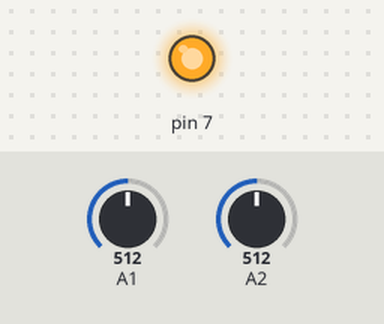
Recording of a sketch running on a simulated Arduino Uno, built with avr-gcc and run on an emulated ATmega328P. Shown: output pins drawn as LEDs (lit = HIGH). Inputs (shaded band) come from the test bench; at power-on: A1 = 512, A2 = 512. What the sketch prints to the serial monitor is not drawn.

Above: at 0.1 s.
Timing chart, 0 to 1.6 s (numbered marks = the images above):
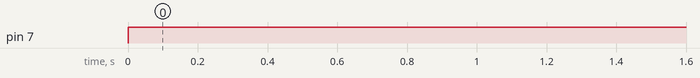

Measured:
- by itself, pin 7: LOW → HIGH at 0.00 s

The sketch:

LDR_Config.ino
```cpp
void setup() {
  pinMode(7, OUTPUT);
  Serial.begin(9600);
}

void loop() {
  digitalWrite(7, HIGH);
  Serial.print("LDR1 = ");
  Serial.println(analogRead(1));
  Serial.print("LDR2 = ");
  Serial.println(analogRead(2));
  delay(1000);
}

/*
 * With Max Light or when the laser is
 * directly focused to the LRD, the value is
 * between 950 - 1000
 *
 * When the Laser is not fully focused, the
 * value lowers in between 550 - 750
 *
 * When the Laser is blocked, the value is
 * between 150 - 450.
*/
```
